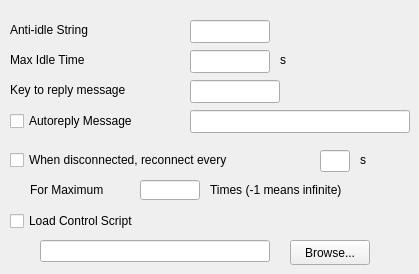
   <widget class="QWidget" name="Widget3" >
    <attribute name="title" >
     <string>Misc</string>
    </attribute>
    <widget class="QLineEdit" name="retryLineEdit" >
     <property name="geometry" >
      <rect>
       <x>140</x>
       <y>180</y>
       <width>60</width>
       <height>20</height>
      </rect>
     </property>
    </widget>
    <widget class="QCheckBox" name="scriptCheckBox" >
     <property name="geometry" >
      <rect>
       <x>10</x>
       <y>210</y>
       <width>170</width>
       <height>22</height>
      </rect>
     </property>
     <property name="text" >
      <string>Load Control Script</string>
     </property>
    </widget>
    <widget class="QCheckBox" name="replyCheckBox" >
     <property name="geometry" >
      <rect>
       <x>10</x>
       <y>110</y>
       <width>160</width>
       <height>22</height>
      </rect>
     </property>
     <property name="text" >
      <string>Autoreply Message</string>
     </property>
    </widget>
    <widget class="QLabel" name="TextLabel8" >
     <property name="geometry" >
      <rect>
       <x>10</x>
       <y>50</y>
       <width>130</width>
       <height>20</height>
      </rect>
     </property>
     <property name="text" >
      <string>Max Idle Time</string>
     </property>
    </widget>
    <widget class="QLabel" name="TextLabel7_2" >
     <property name="geometry" >
      <rect>
       <x>10</x>
       <y>20</y>
       <width>150</width>
       <height>20</height>
      </rect>
     </property>
     <property name="text" >
      <string>Anti-idle String</string>
     </property>
    </widget>
    <widget class="QLineEdit" name="replyLineEdit" >
     <property name="geometry" >
      <rect>
       <x>190</x>
       <y>110</y>
       <width>220</width>
       <height>23</height>
      </rect>
     </property>
    </widget>
    <widget class="QLineEdit" name="replykeyLineEdit" >
     <property name="geometry" >
      <rect>
       <x>190</x>
       <y>80</y>
       <width>90</width>
       <height>23</height>
      </rect>
     </property>
    </widget>
    <widget class="QLabel" name="textLabel4" >
     <property name="geometry" >
      <rect>
       <x>30</x>
       <y>180</y>
       <width>100</width>
       <height>20</height>
      </rect>
     </property>
     <property name="text" >
      <string>For Maximum</string>
     </property>
    </widget>
    <widget class="QLabel" name="textLabel5" >
     <property name="geometry" >
      <rect>
       <x>210</x>
       <y>180</y>
       <width>200</width>
       <height>20</height>
      </rect>
     </property>
     <property name="text" >
      <string>Times (-1 means infinite)</string>
     </property>
    </widget>
    <widget class="QCheckBox" name="reconnectCheckBox" >
     <property name="geometry" >
      <rect>
       <x>10</x>
       <y>150</y>
       <width>310</width>
       <height>20</height>
      </rect>
     </property>
     <property name="text" >
      <string>When disconnected, reconnect every</string>
     </property>
    </widget>
    <widget class="QLineEdit" name="reconnectLineEdit" >
     <property name="geometry" >
      <rect>
       <x>320</x>
       <y>150</y>
       <width>30</width>
       <height>22</height>
      </rect>
     </property>
    </widget>
    <widget class="QLineEdit" name="scriptLineEdit" >
     <property name="geometry" >
      <rect>
       <x>40</x>
       <y>240</y>
       <width>230</width>
       <height>22</height>
      </rect>
     </property>
    </widget>
    <widget class="QPushButton" name="scriptPushButton" >
     <property name="geometry" >
      <rect>
       <x>290</x>
       <y>240</y>
       <width>80</width>
       <height>25</height>
      </rect>
     </property>
     <property name="text" >
      <string>Browse...</string>
     </property>
    </widget>
    <widget class="QLabel" name="textLabel1_2" >
     <property name="geometry" >
      <rect>
       <x>10</x>
       <y>80</y>
       <width>170</width>
       <height>20</height>
      </rect>
     </property>
     <property name="text" >
      <string>Key to reply message</string>
     </property>
    </widget>
    <widget class="QLineEdit" name="antiLineEdit" >
     <property name="geometry" >
      <rect>
       <x>190</x>
       <y>20</y>
       <width>80</width>
       <height>23</height>
      </rect>
     </property>
    </widget>
    <widget class="QLineEdit" name="idletimeLineEdit" >
     <property name="geometry" >
      <rect>
       <x>190</x>
       <y>50</y>
       <width>80</width>
       <height>23</height>
      </rect>
     </property>
    </widget>
    <widget class="QLabel" name="TextLabel9" >
     <property name="geometry" >
      <rect>
       <x>280</x>
       <y>50</y>
       <width>30</width>
       <height>20</height>
      </rect>
     </property>
     <property name="text" >
      <string>s</string>
     </property>
    </widget>
    <widget class="QLabel" name="textLabel2" >
     <property name="geometry" >
      <rect>
       <x>360</x>
       <y>150</y>
       <width>20</width>
       <height>20</height>
      </rect>
     </property>
     <property name="text" >
      <string>s</string>
     </property>
    </widget>
   </widget>
